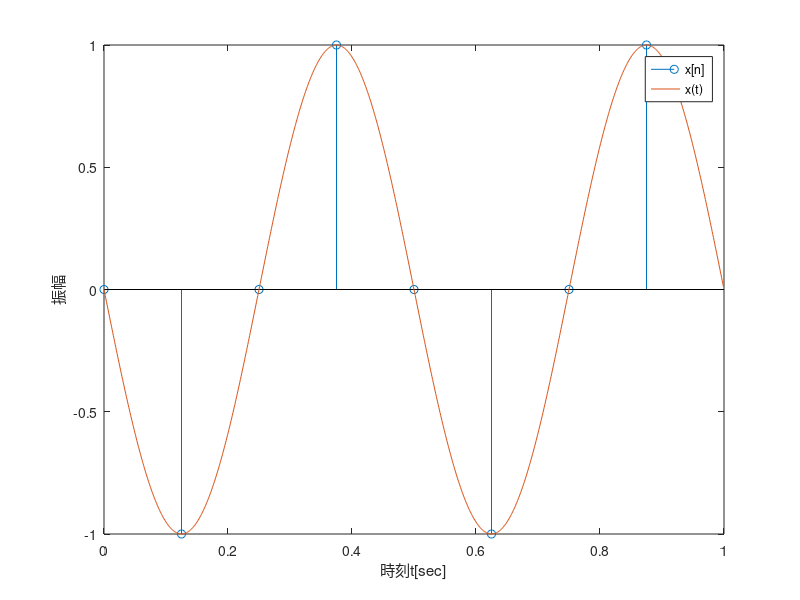
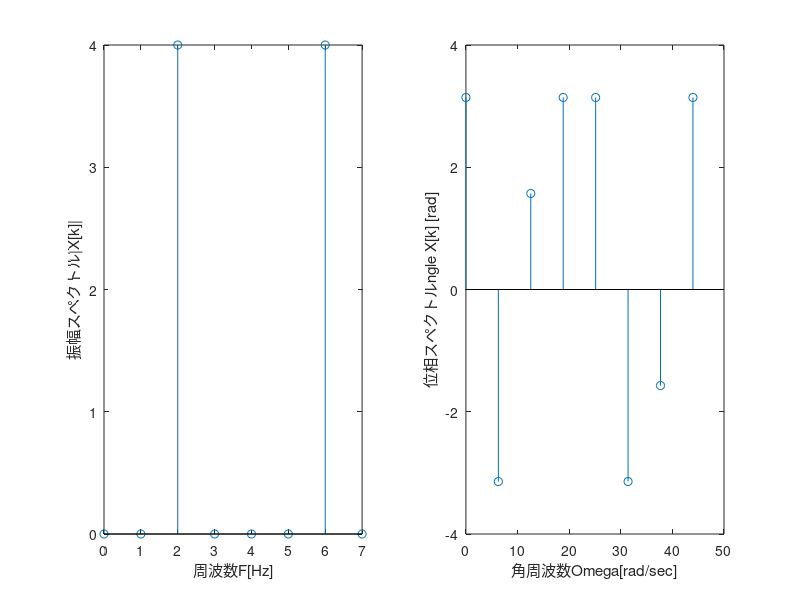

These figures' MATLAB source, in order:
A=1;
theta=pi;
D=0;
T0=1/2;
F0 = 1/ T0;
N = 8;
Ts = 1/N;
n = 0:N-1;

xn = A*sin(2*pi*F0*n*Ts+theta) + D;

figure(1);
stem(n* Ts,xn);
xlabel("時刻t[sec]");
ylabel("振幅");
%------------2-----------
hold on;
N=1000;
na = 0:N-1;
Tsa= 1/N;
xt = A*sin(2*pi*F0*na*Tsa+theta) + D;

plot(na*Tsa,xt);
legend("x[n]","x(t)");
hold off;
%----------4------------
N=8;
k=0:7;
omega = 2 * pi * k /N;
f = omega / 2/ pi;
Fs = 1/Ts;
Omega = omega * Fs;
F = Omega /2/pi;
%-----------3----------------
Xk = fft(xn,8);
amp = abs(Xk);
phase = angle(fix(Xk));
figure(2);
subplot(1,2,1);
stem(F, amp);
xlabel("周波数F[Hz]")
ylabel("振幅スペクトル|X[k]|")
subplot(1,2,2);
stem(Omega,phase);
xlabel("角周波数\Omega[rad/sec]")
ylabel("位相スペクトル\angle X[k] [rad]")

